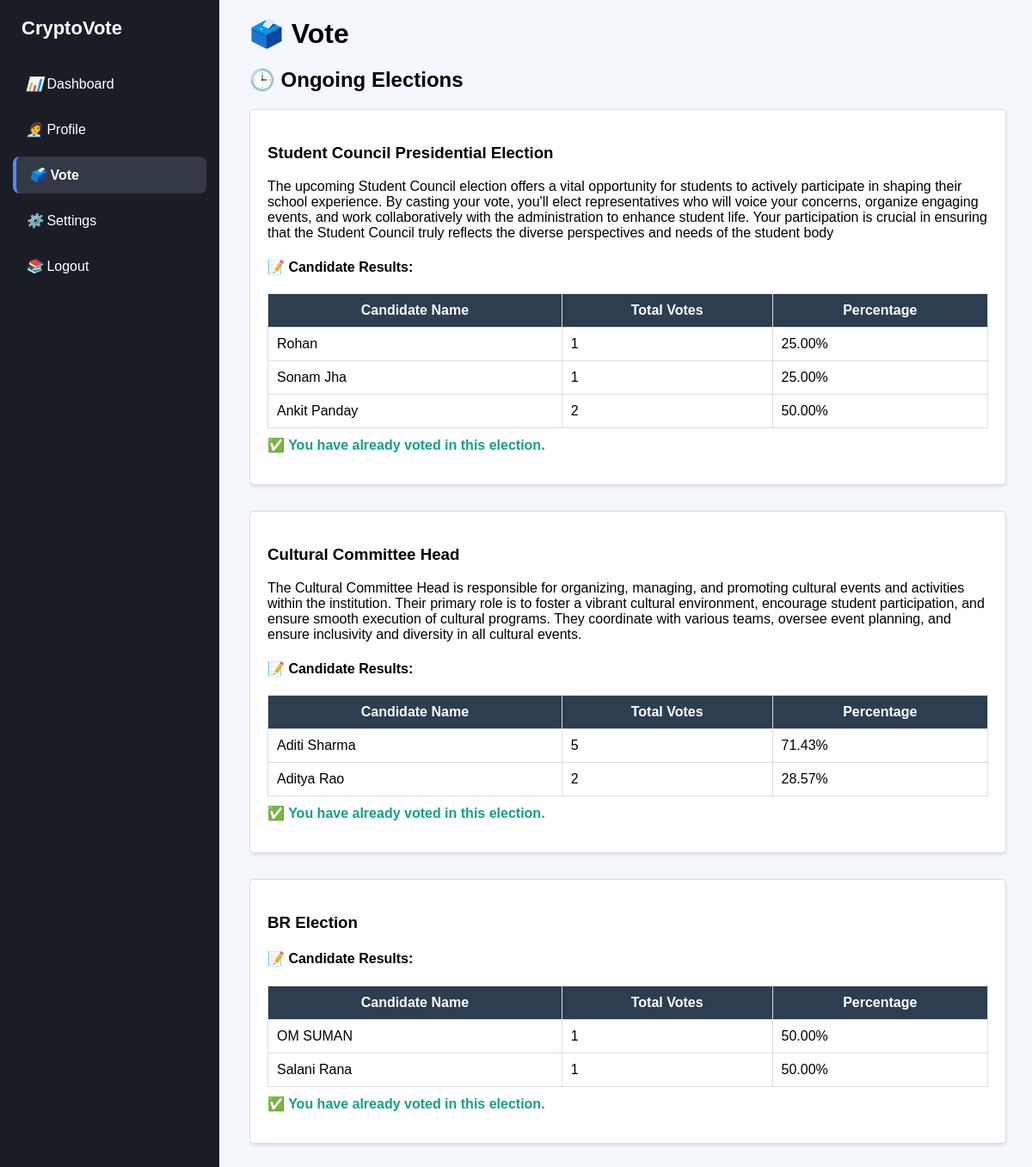
/vote/ (signed in), run on the app's committed database.
### main/models.py (models this page shows, shortened)
class Election(models.Model):
    title = models.CharField(max_length=200)
    description = models.TextField(blank=True)
    start_date = models.DateTimeField()
    end_date = models.DateTimeField()
    is_active = models.BooleanField(default=True)
    def total_votes(self):
        return Vote.objects.filter(election=self).count()

class Candidate(models.Model):
    election = models.ForeignKey(Election, on_delete=models.CASCADE)
    name = models.CharField(max_length=200)
    department = models.CharField(max_length=200, blank=True)
    bio = models.TextField(blank=True)
    votes = models.PositiveIntegerField(default=0)
    def vote_percentage(self):
        total_votes = self.election.total_votes()
        if total_votes == 0:
            return 0
        return (self.votes / total_votes) * 100

### main/views.py (the view, shortened to what this page needs)
# urls.py: path('vote/', vote, name='vote'),
@login_required
def vote(request):
    ongoing_elections = Election.objects.filter(
        start_date__lte=datetime.now(), end_date__gte=datetime.now()
    ).order_by("end_date")
    user_votes = Vote.objects.filter(user=request.user)
    voted_election_ids = user_votes.values_list("election_id", flat=True)
    context = {
        "active_page": "vote",
        "ongoing_elections": ongoing_elections,
        "voted_election_ids": voted_election_ids,
    }
    return render(request, "vote.html", context)

### templates/vote.html (shortened to what this page needs)
{% load static %}
<!DOCTYPE html>
<html>
  <head>
  </head>
  <body>
    <div class="sidebar">
      <h2>CryptoVote</h2>
      <ul>
        <li>
          <a
            href="{% url 'dashboard' %}"
            class="{% if active_page == 'dashboard' %}active{% endif %}"
          >
            <i>📊</i> Dashboard
          </a>
        </li>
        <li>
          <a
            href="{% url 'profile' %}"
            class="{% if active_page == 'profile' %}active{% endif %}"
          >
            <i>🧑‍💼</i> Profile
          </a>
        </li>
        <li>
          <a
            href="{% url 'vote' %}"
            class="{% if active_page == 'vote' %}active{% endif %}"
          >
            <i>🗳️</i> Vote
          </a>
        </li>
        <li>
          <a
            href="{% url 'settings' %}"
            class="{% if active_page == 'settings' %}active{% endif %}"
          >
            <i>⚙️</i> Settings
          </a>
        </li>
        <li>
          <a href="{% url 'logout' %}"><i>📚</i> Logout</a>
        </li>
      </ul>
    </div>
    <div class="content">
      <h1>🗳️ Vote</h1>
      <h2>🕒 Ongoing Elections</h2>
      {% if ongoing_elections %}
      <div class="scroll-wrapper"
      <div class="election-container">
        {% for election in ongoing_elections %}
        <div class="election-box">
          <h3>{{ election.title }}</h3>
          <p>{{ election.description }}</p>
          {% if election.id in voted_election_ids %}
          <div class="results-section">
            <h4>📝 Candidate Results:</h4>
            <table class="styled-table">
              <thead>
                <tr>
                  <th>Candidate Name</th>
                  <th>Total Votes</th>
                  <th>Percentage</th>
                </tr>
              </thead>
              <tbody>
                {% for candidate in election.candidate_set.all %}
                <tr>
                  <td>{{ candidate.name }}</td>
                  <td>{{ candidate.votes }}</td>
                  <td>{{ candidate.vote_percentage|floatformat:2 }}%</td>
                </tr>
                {% endfor %}
              </tbody>
            </table>
            <p class="voted-info">
              ✅ You have already voted in this election.
            </p>
          </div>
          {% endif %}
        </div>
        {% endfor %}
      </div>
    </div>
      {% else %}
      <p class="no-elections">No ongoing elections at the moment.</p>
      {% endif %}
  </body>
</html>

### templates/vote.html (style rules this page uses)
body { font-family: Arial, sans-serif; margin: 0; padding: 0; background-color: #f4f7fc; }
.sidebar { width: 225px; background-color: #1a1d26; color: #fff; display: flex; flex-direction: column; justify-content: flex-start; padding: 20px 15px; position: fixed; height: 100vh; z-index: 10; }
.sidebar h2 { text-align: left; margin-bottom: 20px; padding-left: 10px; font-size: 22px; }
.sidebar ul { list-style-type: none; padding-left: 0; margin-top: 10px; }
.sidebar ul li { margin-bottom: 10px; }
.sidebar ul li a { text-decoration: none; color: #fff; display: block; padding: 12px 15px; border-radius: 8px; font-size: 16px; transition: background 0.3s, padding-left 0.2s; }
.sidebar ul li a.active { background-color: #333945; border-left: 4px solid #4f8cf7; border-radius: 8px; font-weight: bold; color: #fff; }
.content { margin-left: 270px; padding: 20px; }
h1, h2 { margin-top: 0; }
.scroll-wrapper { max-height: 75vh; overflow-y: auto; padding-right: 10px; margin-top: 10px; }
.election-box { background-color: #fff; padding: 20px; border: 1px solid #ddd; border-radius: 5px; box-shadow: 0 2px 4px rgba(0, 0, 0, 0.1); margin-bottom: 30px; }
.results-section { margin-top: 20px; }
.styled-table { width: 100%; border-collapse: collapse; margin-top: 20px; }
.styled-table th, .styled-table td { padding: 10px; border: 1px solid #ddd; }
.styled-table th { background-color: #2c3e50; color: white; }
.voted-info { color: #16a085; font-weight: bold; margin-top: 10px; }

### data on the page
Election: title "Student Council Presidential Election", description "The upcoming Student Council election offers a vital opportunity for students to actively participate in shaping their school experience. By casting your vote, you'll elect representatives who will voice your concerns, organize engaging events, and work collaboratively with the administration to enhance student life. Your participation is crucial in ensuring that the Student Council truly reflects the diverse perspectives and needs of the student body"
Candidate: name "Rohan", votes "1", vote_percentage "25.00"
Candidate: name "Sonam Jha", votes "1", vote_percentage "25.00"
Candidate: name "Ankit Panday", votes "2", vote_percentage "50.00"
Election: title "Cultural Committee Head", description "The Cultural Committee Head is responsible for organizing, managing, and promoting cultural events and activities within the institution. Their primary role is to foster a vibrant cultural environment, encourage student participation, and ensure smooth execution of cultural programs. They coordinate with various teams, oversee event planning, and ensure inclusivity and diversity in all cultural events."
Candidate: name "Aditi Sharma", votes "5", vote_percentage "71.43"
Candidate: name "Aditya Rao", votes "2", vote_percentage "28.57"
Election: title "BR Election"
Candidate: name "OM SUMAN", votes "1", vote_percentage "50.00"
Candidate: name "Salani Rana", votes "1", vote_percentage "50.00"
